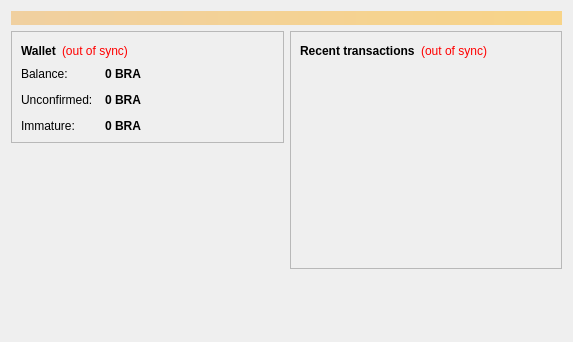
<?xml version="1.0" encoding="UTF-8"?>
<ui version="4.0">
 <class>OverviewPage</class>
 <widget class="QWidget" name="OverviewPage">
  <property name="geometry">
   <rect>
    <x>0</x>
    <y>0</y>
    <width>573</width>
    <height>342</height>
   </rect>
  </property>
  <property name="windowTitle">
   <string>Form</string>
  </property>
  <layout class="QVBoxLayout" name="topLayout">
   <item>
    <widget class="QLabel" name="labelAlerts">
     <property name="visible">
      <bool>false</bool>
     </property>
     <property name="styleSheet">
      <string notr="true">background-color: qlineargradient(x1: 0, y1: 0, x2: 1, y2: 0, stop:0 #F0D0A0, stop:1 #F8D488); color:#000000;</string>
     </property>
     <property name="wordWrap">
      <bool>true</bool>
     </property>
     <property name="margin">
      <number>3</number>
     </property>
    </widget>
   </item>
   <item>
    <layout class="QHBoxLayout" name="horizontalLayout" stretch="1,1">
     <item>
      <layout class="QVBoxLayout" name="verticalLayout_2">
       <item>
        <widget class="QFrame" name="frame">
         <property name="frameShape">
          <enum>QFrame::StyledPanel</enum>
         </property>
         <property name="frameShadow">
          <enum>QFrame::Raised</enum>
         </property>
         <layout class="QVBoxLayout" name="verticalLayout_4">
          <item>
           <layout class="QHBoxLayout" name="horizontalLayout_4">
            <item>
             <widget class="QLabel" name="label_5">
              <property name="font">
               <font>
                <weight>75</weight>
                <bold>true</bold>
               </font>
              </property>
              <property name="text">
               <string>Wallet</string>
              </property>
             </widget>
            </item>
            <item>
             <widget class="QLabel" name="labelWalletStatus">
              <property name="toolTip">
               <string>The displayed information may be out of date. Your wallet automatically synchronizes with the BrasilCoin network after a connection is established, but this process has not completed yet.</string>
              </property>
              <property name="styleSheet">
               <string notr="true">QLabel { color: red; }</string>
              </property>
              <property name="text">
               <string notr="true">(out of sync)</string>
              </property>
              <property name="alignment">
               <set>Qt::AlignLeading|Qt::AlignLeft|Qt::AlignVCenter</set>
              </property>
             </widget>
            </item>
            <item>
             <spacer name="horizontalSpacer_2">
              <property name="orientation">
               <enum>Qt::Horizontal</enum>
              </property>
              <property name="sizeHint" stdset="0">
               <size>
                <width>40</width>
                <height>20</height>
               </size>
              </property>
             </spacer>
            </item>
           </layout>
          </item>
          <item>
           <layout class="QFormLayout" name="formLayout_2">
            <property name="fieldGrowthPolicy">
             <enum>QFormLayout::AllNonFixedFieldsGrow</enum>
            </property>
            <property name="horizontalSpacing">
             <number>12</number>
            </property>
            <property name="verticalSpacing">
             <number>12</number>
            </property>
            <item row="0" column="0">
             <widget class="QLabel" name="label">
              <property name="text">
               <string>Balance:</string>
              </property>
             </widget>
            </item>
            <item row="0" column="1">
             <widget class="QLabel" name="labelBalance">
              <property name="font">
               <font>
                <weight>75</weight>
                <bold>true</bold>
               </font>
              </property>
              <property name="cursor">
               <cursorShape>IBeamCursor</cursorShape>
              </property>
              <property name="toolTip">
               <string>Your current balance</string>
              </property>
              <property name="text">
               <string notr="true">0 BRA</string>
              </property>
              <property name="textInteractionFlags">
               <set>Qt::LinksAccessibleByMouse|Qt::TextSelectableByKeyboard|Qt::TextSelectableByMouse</set>
              </property>
             </widget>
            </item>
            <item row="1" column="0">
             <widget class="QLabel" name="label_3">
              <property name="text">
               <string>Unconfirmed:</string>
              </property>
             </widget>
            </item>
            <item row="1" column="1">
             <widget class="QLabel" name="labelUnconfirmed">
              <property name="font">
               <font>
                <weight>75</weight>
                <bold>true</bold>
               </font>
              </property>
              <property name="cursor">
               <cursorShape>IBeamCursor</cursorShape>
              </property>
              <property name="toolTip">
               <string>Total of transactions that have yet to be confirmed, and do not yet count toward the current balance</string>
              </property>
              <property name="text">
               <string notr="true">0 BRA</string>
              </property>
              <property name="textInteractionFlags">
               <set>Qt::LinksAccessibleByMouse|Qt::TextSelectableByKeyboard|Qt::TextSelectableByMouse</set>
              </property>
             </widget>
            </item>
            <item row="2" column="0">
             <widget class="QLabel" name="labelImmatureText">
              <property name="text">
               <string>Immature:</string>
              </property>
             </widget>
            </item>
            <item row="2" column="1">
             <widget class="QLabel" name="labelImmature">
              <property name="font">
               <font>
                <weight>75</weight>
                <bold>true</bold>
               </font>
              </property>
              <property name="toolTip">
               <string>Mined balance that has not yet matured</string>
              </property>
              <property name="text">
               <string notr="true">0 BRA</string>
              </property>
              <property name="textInteractionFlags">
               <set>Qt::LinksAccessibleByMouse|Qt::TextSelectableByKeyboard|Qt::TextSelectableByMouse</set>
              </property>
             </widget>
            </item>
           </layout>
          </item>
         </layout>
        </widget>
       </item>
       <item>
        <spacer name="verticalSpacer">
         <property name="orientation">
          <enum>Qt::Vertical</enum>
         </property>
         <property name="sizeHint" stdset="0">
          <size>
           <width>20</width>
           <height>40</height>
          </size>
         </property>
        </spacer>
       </item>
      </layout>
     </item>
     <item>
      <layout class="QVBoxLayout" name="verticalLayout_3">
       <item>
        <widget class="QFrame" name="frame_2">
         <property name="frameShape">
          <enum>QFrame::StyledPanel</enum>
         </property>
         <property name="frameShadow">
          <enum>QFrame::Raised</enum>
         </property>
         <layout class="QVBoxLayout" name="verticalLayout">
          <item>
           <layout class="QHBoxLayout" name="horizontalLayout_2">
            <item>
             <widget class="QLabel" name="label_4">
              <property name="text">
               <string>&lt;b&gt;Recent transactions&lt;/b&gt;</string>
              </property>
             </widget>
            </item>
            <item>
             <widget class="QLabel" name="labelTransactionsStatus">
              <property name="toolTip">
               <string>The displayed information may be out of date. Your wallet automatically synchronizes with the BrasilCoin network after a connection is established, but this process has not completed yet.</string>
              </property>
              <property name="styleSheet">
               <string notr="true">QLabel { color: red; }</string>
              </property>
              <property name="text">
               <string notr="true">(out of sync)</string>
              </property>
              <property name="alignment">
               <set>Qt::AlignRight|Qt::AlignTrailing|Qt::AlignVCenter</set>
              </property>
             </widget>
            </item>
            <item>
             <spacer name="horizontalSpacer">
              <property name="orientation">
               <enum>Qt::Horizontal</enum>
              </property>
              <property name="sizeHint" stdset="0">
               <size>
                <width>40</width>
                <height>20</height>
               </size>
              </property>
             </spacer>
            </item>
           </layout>
          </item>
          <item>
           <widget class="QListView" name="listTransactions">
            <property name="styleSheet">
             <string notr="true">QListView { background: transparent; }</string>
            </property>
            <property name="frameShape">
             <enum>QFrame::NoFrame</enum>
            </property>
            <property name="verticalScrollBarPolicy">
             <enum>Qt::ScrollBarAlwaysOff</enum>
            </property>
            <property name="horizontalScrollBarPolicy">
             <enum>Qt::ScrollBarAlwaysOff</enum>
            </property>
            <property name="selectionMode">
             <enum>QAbstractItemView::NoSelection</enum>
            </property>
           </widget>
          </item>
         </layout>
        </widget>
       </item>
       <item>
        <spacer name="verticalSpacer_2">
         <property name="orientation">
          <enum>Qt::Vertical</enum>
         </property>
         <property name="sizeHint" stdset="0">
          <size>
           <width>20</width>
           <height>40</height>
          </size>
         </property>
        </spacer>
       </item>
      </layout>
     </item>
    </layout>
   </item>
  </layout>
 </widget>
 <resources/>
 <connections/>
</ui>
